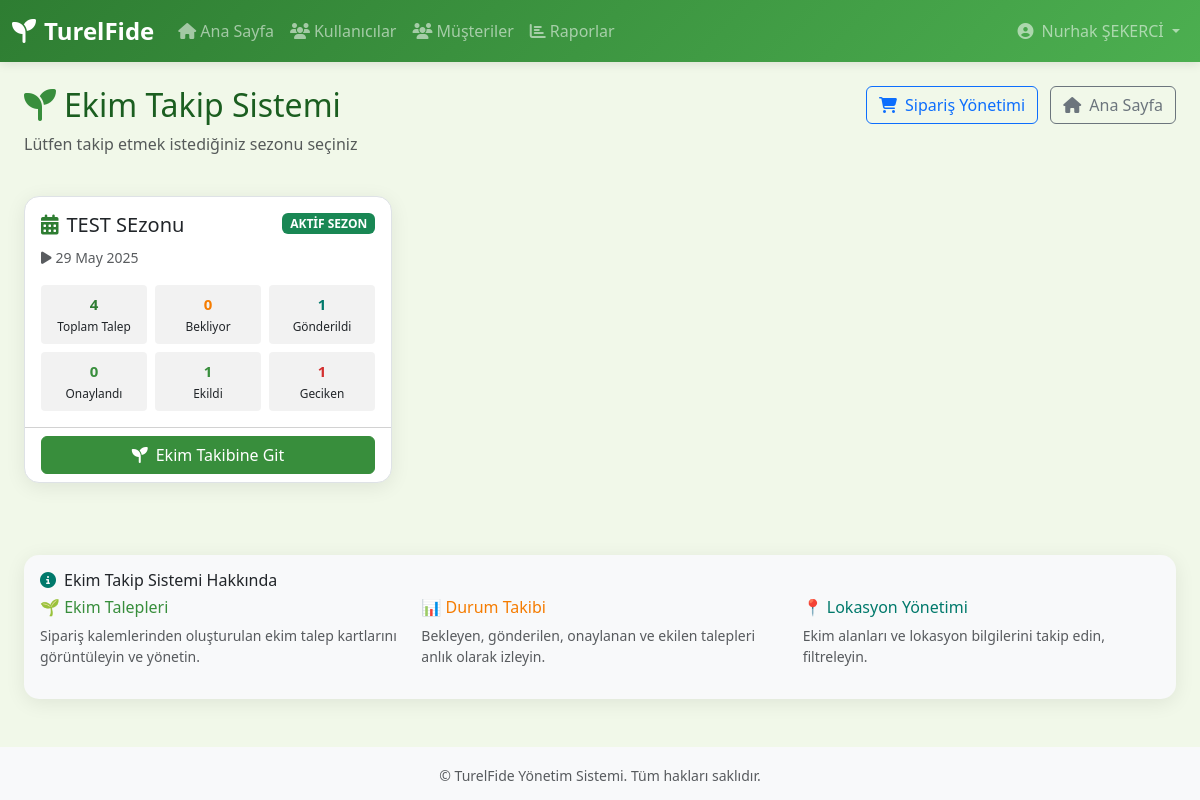
Screenshot of /orders/planting/season-selection/ (signed in) with the database file from the repository.
### accounts/models.py (models this page shows, shortened)
class User(AbstractUser):
    ROLES = [
        ('admin', 'Admin'),
        ('readonly', 'Patron'),
        ('product_manager', 'Proje Müdürü'),
        ('plant_manager', 'Ekim Sorumlusu'),
        ('plant_personel', 'Ekim Personeli'),
        ('seed_manager', 'Aşı Sorumlusu'),
        ('seed_personel', 'Aşı Personeli'),
        ('finance_personel', 'Finans Personeli'),
        ('shipping_personel', 'Sevkiyat Personeli')
    ]
    role = models.CharField(max_length=20, choices=ROLES)
    phone_number = models.CharField(max_length=10)
    pin_code = models.CharField(max_length=4, unique=True, db_index=True)
    groups = models.ManyToManyField(
        'auth.Group',
        verbose_name='groups',
        blank=True,
        help_text='The groups this user belongs to.',
        related_name='custom_user_set',
        related_query_name='custom_user',
    )
    user_permissions = models.ManyToManyField(
        'auth.Permission',
        verbose_name='user permissions',
        blank=True,
        help_text='Specific permissions for this user.',
        related_name='custom_user_set',
        related_query_name='custom_user',
    )
    class Meta:
        verbose_name = 'Kullanıcı'
        verbose_name_plural = 'Kullanıcılar'

### seasons/models.py (models this page shows, shortened)
class Season(models.Model):
    name = models.CharField(max_length=50, unique=True)
    start_date = models.DateField()
    is_active = models.BooleanField(default=True)
    class Meta:
        verbose_name = "Sezon"
        verbose_name_plural = "Sezonlar"
        ordering = ['start_date']

### orders/views.py (the view)
# urls.py: path('planting/season-selection/', views.planting_season_selection, name='planting_season_selection'),
@login_required
def planting_season_selection(request):
    seasons = Season.objects.all().order_by('-start_date')
    for season in seasons:
        planting_stats = PlantingRequest.objects.filter(season=season).aggregate(
            total_requests=models.Count('id'),
            pending_requests=models.Count('id', filter=models.Q(status='pending')),
            sent_requests=models.Count('id', filter=models.Q(status='sent')),
            confirmed_requests=models.Count('id', filter=models.Q(status='confirmed')),
            planted_requests=models.Count('id', filter=models.Q(status='planted')),
            overdue_requests=models.Count('id', filter=models.Q(
                requested_planting_date__lt=timezone.now().date(),
                status__in=['pending', 'sent', 'confirmed']
            ))
        )
        season.planting_stats = planting_stats
    context = {
        'seasons': seasons,
        'page_title': 'Ekim Takip - Sezon Seçimi'
    }
    return render(request, 'orders/planting_season_selection.html', context)

### accounts/utils.py (called while the page is built)
    def get_user(self, user_id):
        try:
            return User.objects.get(pk=user_id)
        except User.DoesNotExist:
            return None

### orders/templates/orders/planting_season_selection.html (shortened to what this page needs)
{% extends 'accounts/base.html' %}
{% block content %}
<div class="container-fluid">
    <div class="row mb-4">
        <div class="col-md-8">
            <h2>
                <i class="fas fa-seedling me-2 text-success"></i>Ekim Takip Sistemi
            </h2>
            <p class="text-muted">Lütfen takip etmek istediğiniz sezonu seçiniz</p>
        </div>
        <div class="col-md-4 text-end">
            <a href="{% url 'orders:season_selection' %}" class="btn btn-outline-primary">
                <i class="fas fa-shopping-cart me-2"></i>Sipariş Yönetimi
            </a>
            <a href="/" class="btn btn-outline-secondary ms-2">
                <i class="fas fa-home me-2"></i>Ana Sayfa
            </a>
        </div>
    </div>
    <div class="row">
        {% for season in seasons %}
        <div class="col-md-4 mb-4">
            <div class="card season-card h-100 position-relative">
                {% if season.is_active %}
                    <span class="badge bg-success active-badge">AKTİF SEZON</span>
                {% endif %}
                <div class="card-body">
                    <h5 class="card-title">
                        <i class="fas fa-calendar-alt me-2 text-primary"></i>{{ season.name }}
                    </h5>
                    <div class="mb-3">
                        <small class="text-muted">
                            <i class="fas fa-play me-1"></i>{{ season.start_date|date:"d F Y" }}
                        </small>
                    </div>
                    <div class="stats-grid">
                        <div class="stat-item">
                            <span class="stat-value text-primary">{{ season.planting_stats.total_requests }}</span>
                            <small>Toplam Talep</small>
                        </div>
                        <div class="stat-item">
                            <span class="stat-value text-warning">{{ season.planting_stats.pending_requests }}</span>
                            <small>Bekliyor</small>
                        </div>
                        <div class="stat-item">
                            <span class="stat-value text-info">{{ season.planting_stats.sent_requests }}</span>
                            <small>Gönderildi</small>
                        </div>
                        <div class="stat-item">
                            <span class="stat-value text-success">{{ season.planting_stats.confirmed_requests }}</span>
                            <small>Onaylandı</small>
                        </div>
                        <div class="stat-item">
                            <span class="stat-value text-success">{{ season.planting_stats.planted_requests }}</span>
                            <small>Ekildi</small>
                        </div>
                        <div class="stat-item">
                            <span class="stat-value text-danger">{{ season.planting_stats.overdue_requests }}</span>
                            <small>Geciken</small>
                        </div>
                    </div>
                </div>
                <div class="card-footer bg-transparent">
                    <div class="d-grid">
                        <a href="{% url 'orders:planting_list' season.id %}"
                           class="btn btn-success">
                            <i class="fas fa-seedling me-2"></i>Ekim Takibine Git
                        </a>
                    </div>
                </div>
            </div>
        </div>
        {% endfor %}
    </div>
    <div class="row mt-5">
        <div class="col-12">
            <div class="card bg-light">
                <div class="card-body">
                    <h6 class="card-title">
                        <i class="fas fa-info-circle me-2 text-info"></i>Ekim Takip Sistemi Hakkında
                    </h6>
                    <div class="row">
                        <div class="col-md-4">
                            <h6 class="text-success">🌱 Ekim Talepleri</h6>
                            <p class="small text-muted">
                                Sipariş kalemlerinden oluşturulan ekim talep kartlarını görüntüleyin ve yönetin.
                            </p>
                        </div>
                        <div class="col-md-4">
                            <h6 class="text-warning">📊 Durum Takibi</h6>
                            <p class="small text-muted">
                                Bekleyen, gönderilen, onaylanan ve ekilen talepleri anlık olarak izleyin.
                            </p>
                        </div>
                        <div class="col-md-4">
                            <h6 class="text-info">📍 Lokasyon Yönetimi</h6>
                            <p class="small text-muted">
                                Ekim alanları ve lokasyon bilgilerini takip edin, filtreleyin.
                            </p>
                        </div>
                    </div>
                </div>
            </div>
        </div>
    </div>
</div>
{% endblock %}

### accounts/templates/accounts/base.html (shortened to what this page needs)
<!DOCTYPE html>
<html lang="tr">
<head>
    <link href="https://cdn.jsdelivr.net/npm/bootstrap@5.3.0/dist/css/bootstrap.min.css" rel="stylesheet">
    <link rel="stylesheet" href="https://cdn.jsdelivr.net/npm/bootstrap-icons@1.11.0/font/bootstrap-icons.css">
    <link rel="stylesheet" href="https://cdnjs.cloudflare.com/ajax/libs/font-awesome/6.4.0/css/all.min.css">
</head>
<body>
    {% if user.is_authenticated %}
    <nav class="navbar navbar-expand-lg navbar-dark navbar-custom">
        <div class="container-fluid">
            <a class="navbar-brand" href="{% url 'accounts:dashboard' %}">
                <i class="fas fa-seedling me-2"></i>TurelFide
            </a>
            <div class="collapse navbar-collapse" id="navbarNav">
                <ul class="navbar-nav me-auto">
                    <li class="nav-item">
                        <a class="nav-link" href="{% url 'accounts:dashboard' %}">
                            <i class="fas fa-home me-1"></i>Ana Sayfa
                        </a>
                    </li>
                    {% if user.role == 'admin' or user.role == 'readonly' or user.role == 'product_manager' %}
                    <li class="nav-item">
                        <a class="nav-link" href="{% url 'accounts:user_list' %}">
                            <i class="fas fa-users me-1"></i>Kullanıcılar
                        </a>
                    </li>
                    <li class="nav-item">
                        <a class="nav-link" href="{% url 'customers:list' %}">
                            <i class="fas fa-users me-1"></i>Müşteriler
                        </a>
                    </li>
                    {% endif %}
                    {% if 'manager' in user.role or user.role == 'admin' %}
                    <li class="nav-item">
                        <a class="nav-link" href="#!">
                            <i class="fas fa-chart-bar me-1"></i>Raporlar
                        </a>
                    </li>
                    {% endif %}
                </ul>
                <ul class="navbar-nav">
                    <li class="nav-item dropdown">
                        <a class="nav-link dropdown-toggle" href="#" role="button" data-bs-toggle="dropdown">
                            <i class="fas fa-user-circle me-1"></i>
                            {{ user.get_full_name|default:user.username }}
                        </a>
                    </li>
                </ul>
            </div>
        </div>
    </nav>
    {% endif %}
    <main class="{% if user.is_authenticated %}container-fluid mt-4{% endif %}">
        {% block content %}{% endblock %}
    </main>
    {% if user.is_authenticated %}
    <footer class="bg-light text-center py-3 mt-5">
        <div class="container">
            <small class="text-muted">
                © {{ "now"|date:"Y" }} TurelFide Yönetim Sistemi. Tüm hakları saklıdır.
            </small>
        </div>
    </footer>
    {% endif %}
</body>
</html>

### accounts/templates/accounts/base.html (style rules this page uses)
:root { --primary-color: #2e7d32; --secondary-color: #4caf50; --accent-color: #81c784; --success-color: #388e3c; --info-color: #00796b; --warning-color: #f57c00; --danger-color: #d32f2f; --text-dark: #1b5e20; --text-muted: #6c757d; --bg-light: #f1f8e9; --bg-white: #ffffff; --border-light: #e8f5e8; }
body { font-family: 'Segoe UI', Tahoma, Geneva, Verdana, sans-serif; background-color: var(--bg-light); color: var(--text-dark); }
.navbar-custom { background: linear-gradient(135deg, var(--primary-color), var(--secondary-color)); box-shadow: 0 2px 10px rgba(0,0,0,0.1); }
.navbar-brand { font-weight: 700; font-size: 1.5rem; }
.btn-success { background-color: var(--success-color); border-color: var(--success-color); }
.card { border: none; box-shadow: 0 4px 20px rgba(0,0,0,0.08); border-radius: 15px; transition: all 0.3s ease; background-color: var(--bg-white); }
.text-primary { color: var(--primary-color) !important; }
.text-success { color: var(--success-color) !important; }
.text-info { color: var(--info-color) !important; }
.text-warning { color: var(--warning-color) !important; }
.text-danger { color: var(--danger-color) !important; }

### orders/templates/orders/planting_season_selection.html (style rules this page uses)
.season-card { transition: transform 0.2s ease-in-out; border: 1px solid #dee2e6; }
.stats-grid { display: grid; grid-template-columns: repeat(3, 1fr); gap: 0.5rem; margin-top: 1rem; }
.stat-item { text-align: center; padding: 0.5rem; background: rgba(0,0,0,0.05); border-radius: 0.25rem; font-size: 0.85rem; }
.stat-value { font-weight: bold; display: block; font-size: 1.1em; }
.active-badge { position: absolute; top: 1rem; right: 1rem; }

### rows the page displays
User: get_full_name "Nurhak ŞEKERCİ"
Season: is_active "AKTİF SEZON", name "TEST SEzonu", start_date "29 May 2025", planting_stats.total_requests "4", planting_stats.pending_requests "0", planting_stats.sent_requests "1", planting_stats.confirmed_requests "0", planting_stats.planted_requests "1", planting_stats.overdue_requests "1"
